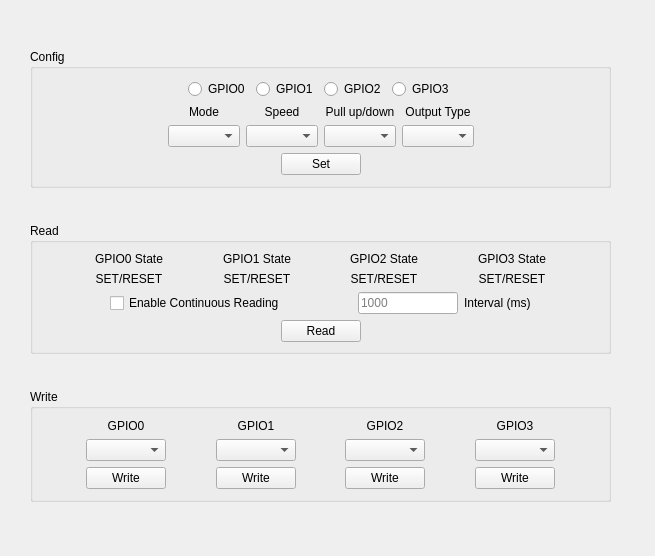
<?xml version="1.0" encoding="UTF-8"?>
<ui version="4.0">
 <class>bridgeGPIOWidget</class>
 <widget class="QWidget" name="bridgeGPIOWidget">
  <property name="geometry">
   <rect>
    <x>0</x>
    <y>0</y>
    <width>655</width>
    <height>556</height>
   </rect>
  </property>
  <property name="windowTitle">
   <string>Form</string>
  </property>
  <widget class="QWidget" name="layoutWidget">
   <property name="geometry">
    <rect>
     <x>30</x>
     <y>20</y>
     <width>581</width>
     <height>511</height>
    </rect>
   </property>
   <layout class="QVBoxLayout" name="mainLayout">
    <item>
     <spacer name="mainLayoutSpacer0">
      <property name="orientation">
       <enum>Qt::Vertical</enum>
      </property>
      <property name="sizeHint" stdset="0">
       <size>
        <width>20</width>
        <height>40</height>
       </size>
      </property>
     </spacer>
    </item>
    <item>
     <widget class="QGroupBox" name="configGroup">
      <property name="title">
       <string>Config</string>
      </property>
      <layout class="QVBoxLayout" name="configGroupLayout">
       <property name="leftMargin">
        <number>10</number>
       </property>
       <property name="topMargin">
        <number>10</number>
       </property>
       <property name="rightMargin">
        <number>10</number>
       </property>
       <property name="bottomMargin">
        <number>10</number>
       </property>
       <item>
        <layout class="QHBoxLayout" name="buttonLayout">
         <item>
          <spacer name="buttonLayoutSpacerLeft">
           <property name="orientation">
            <enum>Qt::Horizontal</enum>
           </property>
           <property name="sizeHint" stdset="0">
            <size>
             <width>40</width>
             <height>20</height>
            </size>
           </property>
          </spacer>
         </item>
         <item>
          <widget class="QRadioButton" name="buttonGPIO0">
           <property name="text">
            <string>GPIO0</string>
           </property>
          </widget>
         </item>
         <item>
          <widget class="QRadioButton" name="buttonGPIO1">
           <property name="text">
            <string>GPIO1</string>
           </property>
          </widget>
         </item>
         <item>
          <widget class="QRadioButton" name="buttonGPIO2">
           <property name="text">
            <string>GPIO2</string>
           </property>
          </widget>
         </item>
         <item>
          <widget class="QRadioButton" name="buttonGPIO3">
           <property name="text">
            <string>GPIO3</string>
           </property>
          </widget>
         </item>
         <item>
          <spacer name="buttonLayoutSpacerRight">
           <property name="orientation">
            <enum>Qt::Horizontal</enum>
           </property>
           <property name="sizeHint" stdset="0">
            <size>
             <width>40</width>
             <height>20</height>
            </size>
           </property>
          </spacer>
         </item>
        </layout>
       </item>
       <item>
        <layout class="QHBoxLayout" name="configLayout">
         <item>
          <spacer name="configSpacerLeft">
           <property name="orientation">
            <enum>Qt::Horizontal</enum>
           </property>
           <property name="sizeHint" stdset="0">
            <size>
             <width>40</width>
             <height>20</height>
            </size>
           </property>
          </spacer>
         </item>
         <item>
          <layout class="QVBoxLayout" name="modeLayout">
           <item>
            <widget class="QLabel" name="modeLabel">
             <property name="text">
              <string>Mode</string>
             </property>
             <property name="alignment">
              <set>Qt::AlignCenter</set>
             </property>
            </widget>
           </item>
           <item>
            <widget class="QComboBox" name="modeBox"/>
           </item>
          </layout>
         </item>
         <item>
          <layout class="QVBoxLayout" name="speedLayout">
           <item>
            <widget class="QLabel" name="speedLabel">
             <property name="text">
              <string>Speed</string>
             </property>
             <property name="alignment">
              <set>Qt::AlignCenter</set>
             </property>
            </widget>
           </item>
           <item>
            <widget class="QComboBox" name="speedBox"/>
           </item>
          </layout>
         </item>
         <item>
          <layout class="QVBoxLayout" name="pupdLayout">
           <item>
            <widget class="QLabel" name="pupdLabel">
             <property name="text">
              <string>Pull up/down</string>
             </property>
             <property name="alignment">
              <set>Qt::AlignCenter</set>
             </property>
            </widget>
           </item>
           <item>
            <widget class="QComboBox" name="pupdBox"/>
           </item>
          </layout>
         </item>
         <item>
          <layout class="QVBoxLayout" name="otLayout">
           <item>
            <widget class="QLabel" name="otLabel">
             <property name="text">
              <string>Output Type</string>
             </property>
             <property name="alignment">
              <set>Qt::AlignCenter</set>
             </property>
            </widget>
           </item>
           <item>
            <widget class="QComboBox" name="otBox"/>
           </item>
          </layout>
         </item>
         <item>
          <spacer name="configSpacerRight">
           <property name="orientation">
            <enum>Qt::Horizontal</enum>
           </property>
           <property name="sizeHint" stdset="0">
            <size>
             <width>40</width>
             <height>20</height>
            </size>
           </property>
          </spacer>
         </item>
        </layout>
       </item>
       <item>
        <layout class="QHBoxLayout" name="configSetLayout">
         <item>
          <spacer name="configSetLayoutSpacerLeft">
           <property name="orientation">
            <enum>Qt::Horizontal</enum>
           </property>
           <property name="sizeHint" stdset="0">
            <size>
             <width>40</width>
             <height>20</height>
            </size>
           </property>
          </spacer>
         </item>
         <item>
          <widget class="QPushButton" name="buttonConfigSet">
           <property name="text">
            <string>Set</string>
           </property>
          </widget>
         </item>
         <item>
          <spacer name="configSetLayoutSpacerRight">
           <property name="orientation">
            <enum>Qt::Horizontal</enum>
           </property>
           <property name="sizeHint" stdset="0">
            <size>
             <width>40</width>
             <height>20</height>
            </size>
           </property>
          </spacer>
         </item>
        </layout>
       </item>
      </layout>
     </widget>
    </item>
    <item>
     <spacer name="mainLayoutSpacer1">
      <property name="orientation">
       <enum>Qt::Vertical</enum>
      </property>
      <property name="sizeHint" stdset="0">
       <size>
        <width>20</width>
        <height>40</height>
       </size>
      </property>
     </spacer>
    </item>
    <item>
     <widget class="QGroupBox" name="readGroup">
      <property name="title">
       <string>Read</string>
      </property>
      <layout class="QVBoxLayout" name="readGroupLayout">
       <item>
        <layout class="QHBoxLayout" name="stateGPIOLayout">
         <item>
          <spacer name="stateGPIOspacer0">
           <property name="orientation">
            <enum>Qt::Horizontal</enum>
           </property>
           <property name="sizeHint" stdset="0">
            <size>
             <width>40</width>
             <height>20</height>
            </size>
           </property>
          </spacer>
         </item>
         <item>
          <layout class="QVBoxLayout" name="stateGPIO0Layout">
           <item>
            <widget class="QLabel" name="labelReadGPIO0">
             <property name="text">
              <string>GPIO0 State</string>
             </property>
            </widget>
           </item>
           <item>
            <widget class="QLabel" name="labelStateGPIO0">
             <property name="text">
              <string>SET/RESET</string>
             </property>
             <property name="alignment">
              <set>Qt::AlignCenter</set>
             </property>
            </widget>
           </item>
          </layout>
         </item>
         <item>
          <spacer name="stateGPIOspacer1">
           <property name="orientation">
            <enum>Qt::Horizontal</enum>
           </property>
           <property name="sizeHint" stdset="0">
            <size>
             <width>40</width>
             <height>20</height>
            </size>
           </property>
          </spacer>
         </item>
         <item>
          <layout class="QVBoxLayout" name="stateGPIO1Layout">
           <item>
            <widget class="QLabel" name="labelReadGPIO1">
             <property name="text">
              <string>GPIO1 State</string>
             </property>
            </widget>
           </item>
           <item>
            <widget class="QLabel" name="labelStateGPIO1">
             <property name="text">
              <string>SET/RESET</string>
             </property>
             <property name="alignment">
              <set>Qt::AlignCenter</set>
             </property>
            </widget>
           </item>
          </layout>
         </item>
         <item>
          <spacer name="stateGPIOspacer2">
           <property name="orientation">
            <enum>Qt::Horizontal</enum>
           </property>
           <property name="sizeHint" stdset="0">
            <size>
             <width>40</width>
             <height>20</height>
            </size>
           </property>
          </spacer>
         </item>
         <item>
          <layout class="QVBoxLayout" name="stateGPIO2Layout">
           <item>
            <widget class="QLabel" name="labelReadGPIO2">
             <property name="text">
              <string>GPIO2 State</string>
             </property>
            </widget>
           </item>
           <item>
            <widget class="QLabel" name="labelStateGPIO2">
             <property name="text">
              <string>SET/RESET</string>
             </property>
             <property name="alignment">
              <set>Qt::AlignCenter</set>
             </property>
            </widget>
           </item>
          </layout>
         </item>
         <item>
          <spacer name="stateGPIOspacer3">
           <property name="orientation">
            <enum>Qt::Horizontal</enum>
           </property>
           <property name="sizeHint" stdset="0">
            <size>
             <width>40</width>
             <height>20</height>
            </size>
           </property>
          </spacer>
         </item>
         <item>
          <layout class="QVBoxLayout" name="stateGPIO3Layout">
           <item>
            <widget class="QLabel" name="labelReadGPIO3">
             <property name="text">
              <string>GPIO3 State</string>
             </property>
            </widget>
           </item>
           <item>
            <widget class="QLabel" name="labelStateGPIO3">
             <property name="text">
              <string>SET/RESET</string>
             </property>
             <property name="alignment">
              <set>Qt::AlignCenter</set>
             </property>
            </widget>
           </item>
          </layout>
         </item>
         <item>
          <spacer name="stateGPIOspacer4">
           <property name="orientation">
            <enum>Qt::Horizontal</enum>
           </property>
           <property name="sizeHint" stdset="0">
            <size>
             <width>40</width>
             <height>20</height>
            </size>
           </property>
          </spacer>
         </item>
        </layout>
       </item>
       <item>
        <layout class="QHBoxLayout" name="readLayout">
         <item>
          <spacer name="contReadSpacerLeft">
           <property name="orientation">
            <enum>Qt::Horizontal</enum>
           </property>
           <property name="sizeHint" stdset="0">
            <size>
             <width>40</width>
             <height>20</height>
            </size>
           </property>
          </spacer>
         </item>
         <item>
          <widget class="QCheckBox" name="contReadBox">
           <property name="text">
            <string>Enable Continuous Reading</string>
           </property>
          </widget>
         </item>
         <item>
          <spacer name="contReadSpacer0">
           <property name="orientation">
            <enum>Qt::Horizontal</enum>
           </property>
           <property name="sizeHint" stdset="0">
            <size>
             <width>40</width>
             <height>20</height>
            </size>
           </property>
          </spacer>
         </item>
         <item>
          <widget class="QLineEdit" name="contReadIntEdit">
           <property name="sizePolicy">
            <sizepolicy hsizetype="Fixed" vsizetype="Fixed">
             <horstretch>0</horstretch>
             <verstretch>0</verstretch>
            </sizepolicy>
           </property>
           <property name="maximumSize">
            <size>
             <width>100</width>
             <height>16777215</height>
            </size>
           </property>
           <property name="placeholderText">
            <string>1000</string>
           </property>
          </widget>
         </item>
         <item>
          <widget class="QLabel" name="contReadIntLabel">
           <property name="text">
            <string>Interval (ms)</string>
           </property>
          </widget>
         </item>
         <item>
          <spacer name="contReadSpacerRight">
           <property name="orientation">
            <enum>Qt::Horizontal</enum>
           </property>
           <property name="sizeHint" stdset="0">
            <size>
             <width>40</width>
             <height>20</height>
            </size>
           </property>
          </spacer>
         </item>
        </layout>
       </item>
       <item>
        <layout class="QHBoxLayout" name="readButtonLayout">
         <item>
          <spacer name="readButtonSpacerLeft">
           <property name="orientation">
            <enum>Qt::Horizontal</enum>
           </property>
           <property name="sizeHint" stdset="0">
            <size>
             <width>40</width>
             <height>20</height>
            </size>
           </property>
          </spacer>
         </item>
         <item>
          <widget class="QPushButton" name="readButton">
           <property name="text">
            <string>Read</string>
           </property>
          </widget>
         </item>
         <item>
          <spacer name="readButtonSpacerRight">
           <property name="orientation">
            <enum>Qt::Horizontal</enum>
           </property>
           <property name="sizeHint" stdset="0">
            <size>
             <width>40</width>
             <height>20</height>
            </size>
           </property>
          </spacer>
         </item>
        </layout>
       </item>
      </layout>
     </widget>
    </item>
    <item>
     <spacer name="mainLayoutSpacer2">
      <property name="orientation">
       <enum>Qt::Vertical</enum>
      </property>
      <property name="sizeHint" stdset="0">
       <size>
        <width>20</width>
        <height>40</height>
       </size>
      </property>
     </spacer>
    </item>
    <item>
     <widget class="QGroupBox" name="writeGroup">
      <property name="title">
       <string>Write</string>
      </property>
      <layout class="QHBoxLayout" name="writeGroupLayout">
       <property name="leftMargin">
        <number>10</number>
       </property>
       <property name="topMargin">
        <number>10</number>
       </property>
       <property name="rightMargin">
        <number>10</number>
       </property>
       <property name="bottomMargin">
        <number>10</number>
       </property>
       <item>
        <spacer name="writeLayoutSpacerLeft">
         <property name="orientation">
          <enum>Qt::Horizontal</enum>
         </property>
         <property name="sizeHint" stdset="0">
          <size>
           <width>40</width>
           <height>20</height>
          </size>
         </property>
        </spacer>
       </item>
       <item>
        <layout class="QVBoxLayout" name="writeGPIO0Layout">
         <item>
          <widget class="QLabel" name="labelGPIO0">
           <property name="text">
            <string>GPIO0</string>
           </property>
           <property name="alignment">
            <set>Qt::AlignCenter</set>
           </property>
          </widget>
         </item>
         <item>
          <widget class="QComboBox" name="boxGPIO0"/>
         </item>
         <item>
          <widget class="QPushButton" name="buttonWriteGPIO0">
           <property name="text">
            <string>Write</string>
           </property>
          </widget>
         </item>
        </layout>
       </item>
       <item>
        <spacer name="writeLayoutSpacer0">
         <property name="orientation">
          <enum>Qt::Horizontal</enum>
         </property>
         <property name="sizeHint" stdset="0">
          <size>
           <width>40</width>
           <height>20</height>
          </size>
         </property>
        </spacer>
       </item>
       <item>
        <layout class="QVBoxLayout" name="writeGPIO1Layout">
         <item>
          <widget class="QLabel" name="labelGPIO1">
           <property name="text">
            <string>GPIO1</string>
           </property>
           <property name="alignment">
            <set>Qt::AlignCenter</set>
           </property>
          </widget>
         </item>
         <item>
          <widget class="QComboBox" name="boxGPIO1"/>
         </item>
         <item>
          <widget class="QPushButton" name="buttonWriteGPIO1">
           <property name="text">
            <string>Write</string>
           </property>
          </widget>
         </item>
        </layout>
       </item>
       <item>
        <spacer name="writeLayoutSpacer1">
         <property name="orientation">
          <enum>Qt::Horizontal</enum>
         </property>
         <property name="sizeHint" stdset="0">
          <size>
           <width>40</width>
           <height>20</height>
          </size>
         </property>
        </spacer>
       </item>
       <item>
        <layout class="QVBoxLayout" name="writeGPIO2Layout">
         <item>
          <widget class="QLabel" name="labelGPIO2">
           <property name="text">
            <string>GPIO2</string>
           </property>
           <property name="alignment">
            <set>Qt::AlignCenter</set>
           </property>
          </widget>
         </item>
         <item>
          <widget class="QComboBox" name="boxGPIO2"/>
         </item>
         <item>
          <widget class="QPushButton" name="buttonWriteGPIO2">
           <property name="text">
            <string>Write</string>
           </property>
          </widget>
         </item>
        </layout>
       </item>
       <item>
        <spacer name="writeLayoutSpacer2">
         <property name="orientation">
          <enum>Qt::Horizontal</enum>
         </property>
         <property name="sizeHint" stdset="0">
          <size>
           <width>40</width>
           <height>20</height>
          </size>
         </property>
        </spacer>
       </item>
       <item>
        <layout class="QVBoxLayout" name="writeGPIO3Layout">
         <item>
          <widget class="QLabel" name="labelGPIO3">
           <property name="text">
            <string>GPIO3</string>
           </property>
           <property name="alignment">
            <set>Qt::AlignCenter</set>
           </property>
          </widget>
         </item>
         <item>
          <widget class="QComboBox" name="boxGPIO3"/>
         </item>
         <item>
          <widget class="QPushButton" name="buttonWriteGPIO3">
           <property name="text">
            <string>Write</string>
           </property>
          </widget>
         </item>
        </layout>
       </item>
       <item>
        <spacer name="writeLayoutSpacerRight">
         <property name="orientation">
          <enum>Qt::Horizontal</enum>
         </property>
         <property name="sizeHint" stdset="0">
          <size>
           <width>40</width>
           <height>20</height>
          </size>
         </property>
        </spacer>
       </item>
      </layout>
     </widget>
    </item>
    <item>
     <spacer name="mainLayoutSpacer3">
      <property name="orientation">
       <enum>Qt::Vertical</enum>
      </property>
      <property name="sizeHint" stdset="0">
       <size>
        <width>20</width>
        <height>40</height>
       </size>
      </property>
     </spacer>
    </item>
   </layout>
  </widget>
 </widget>
 <resources/>
 <connections/>
</ui>
